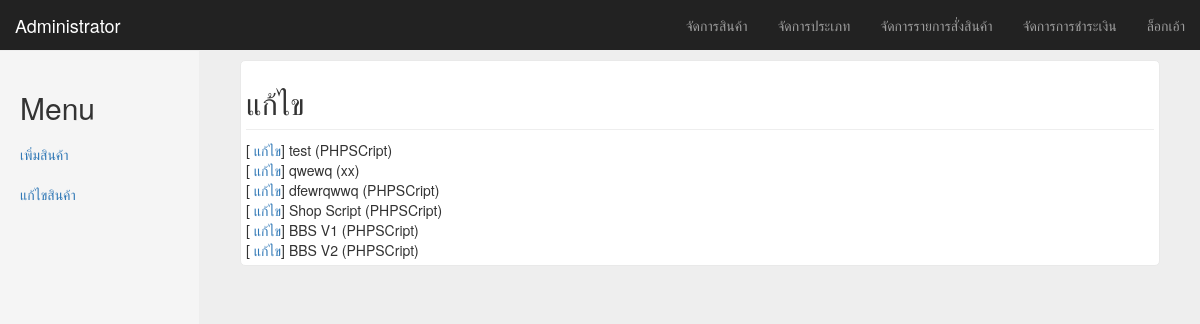
Page /cp/index.php?sec=data&insub=data-edit (signed in) on the committed database.
### tables this page shows
CREATE TABLE IF NOT EXISTS `shop_data` (
`shop_did` int(11) NOT NULL,
  `shop_name` text NOT NULL,
  `shop_details` varchar(2000) NOT NULL,
  `shop_desc` text NOT NULL,
  `shop_category` int(11) NOT NULL,
  `shop_image` text NOT NULL,
  `shop_price` int(11) NOT NULL,
  `shop_keyword` text NOT NULL,
  `shop_contact` varchar(100) NOT NULL
);

CREATE TABLE IF NOT EXISTS `shop_category` (
`category_cid` int(11) NOT NULL,
  `category_name` varchar(100) NOT NULL
);

### func/database.class.php (called while the page is built, shortened)
<?php
class Database{
	public function __construct() {
	$this->mysqli =
	   new mysqli(DB_SERVER, DB_USER, DB_PASS, DB_NAME);
	   $this->mysqli->set_charset("utf8");
	}
	public function runQuery($qry) {
        $result = $this->mysqli->query($qry);
		return $result;
    }
}

### cp/lib/sources/editdata.php (the view)
<div class="contain">
<h2 class="sub-header">แก้ไข</h2>
	<?php
		@$editid = $_GET['edit-id'];
		if($editid)
		{
			$data = "SELECT * FROM shop_data WHERE shop_did = '".$editid."'";
			$data_result = $mydb->runQuery($data);
			$data_row = mysqli_fetch_assoc($data_result);
	?>
	<form role="form">
		<div class="form-group">
			<label>ชื่อสินค้า</label>
				<input type="text" id="name" class="form-control" value="<?php echo $data_row['shop_name']?>">
		</div>
		<div class="form-group">
			<label>Details</label>
				<textarea id="details" class="form-control"><?php echo $data_row['shop_details']?></textarea>
		</div>
		<div class="form-group">
			<label>Image</label>
				<input type="text" id="image" class="form-control" value="<?php echo $data_row['shop_image']?>">
		</div>
		<div class="form-group">
			<label>Price</label>
				<input type="text" id="price" class="form-control" value="<?php echo $data_row['shop_price']?>">
		</div>
		<div class="form-group">
			<label>Description</label>
				<textarea id="body"><?php echo $data_row['shop_desc']?></textarea>
		</div>
		<div class="form-group">
			<label>ประเภท</label>
			<select id="cate" class="select-type">
				<?php
					$category = "SELECT * FROM shop_category";
					$category_result = $mydb->runQuery($category);
					while($category_row = mysqli_fetch_assoc($category_result)){
				?>
				<option value="<?php echo $category_row['category_cid']?>" <?php if($category_row['category_cid'] == $data_row['shop_category']){ echo "selected='selected'";}?>><?php echo $category_row['category_name']?></option>
				<?php } ?>
			</select>
		</div>
		<div class="form-group">
			<label>Keyword</label>
				<input type="text" id="keyword" class="form-control" value="<?php echo $data_row['shop_keyword']?>">
		</div>
		<div class="form-group">
			<label>Contact</label>
				<input type="text" id="contact" class="form-control" value="<?php echo $data_row['shop_contact']?>">
		</div>
		<input type="hidden" id="did" value="<?php echo $data_row['shop_did']?>">
		<button type="submit" class="btn btn-default" onclick="DataEdit(); return false">แก้ไข</button>
		<button type="submit" class="btn btn-default" onclick="DataDel(); return false">ลบ</button>
	</form>
	<?php
			} else {
			$data = "SELECT * FROM shop_data ORDER BY shop_did DESC";
			$data_result = $mydb->runQuery($data);
			while($data_row = mysqli_fetch_assoc($data_result)){
			$category = "SELECT * FROM shop_category WHERE category_cid = '".$data_row['shop_category']."'";
			$category_result = $mydb->runQuery($category);
			$category_row = mysqli_fetch_assoc($category_result);
	?>
	<div>[<a href="?sec=data&insub=data-edit&edit-id=<?php echo $data_row['shop_did'];?>"> แก้ไข</a>] <?php echo $data_row['shop_name'];?> (<?php echo $category_row['category_name']?>)</div>
	<?php
				}
				}
	?>
</div>

### cp/css/main.css (style rules this page uses)
.contain { padding: 5px; background-color: #FFF; border: 1px solid #E9E9E9; margin-bottom: 10px; border-radius: 5px; }

### cp/css/dashboard.css (style rules this page uses)
body { padding-top: 30px; background-color: #EEE; }
.sub-header { padding-bottom: 10px; border-bottom: 1px solid #eee; }

### cp/css/signin.css (style rules this page uses)
body { padding-top: 40px; padding-bottom: 40px; background-color: #eee; }

### rows in the picture
shop_data: shop_name "test", shop_category.category_name "PHPSCript"
shop_data: shop_name "qwewq", shop_category.category_name "xx"
shop_data: shop_name "dfewrqwwq", shop_category.category_name "PHPSCript"
shop_data: shop_name "Shop Script", shop_category.category_name "PHPSCript"
shop_data: shop_name "BBS V1", shop_category.category_name "PHPSCript"
shop_data: shop_name "BBS V2", shop_category.category_name "PHPSCript"

### other values in the picture
$menu[$i] "จัดการสินค้า"
$menu[$i] "จัดการประเภท"
$menu[$i] "จัดการรายการสั่งสินค้า"
$menu[$i] "จัดการการชำระเงิน"
$value "เพิ่มสินค้า"
$value "แก้ไขสินค้า"
